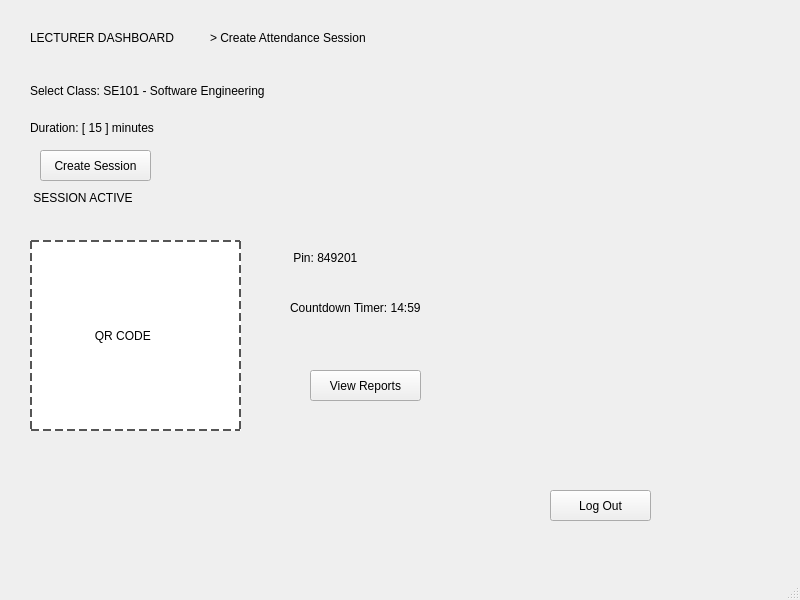
<?xml version="1.0" encoding="UTF-8"?>
<ui version="4.0">
 <class>LecturerDashboard</class>
 <widget class="QMainWindow" name="LecturerDashboard">
  <property name="geometry">
   <rect>
    <x>0</x>
    <y>0</y>
    <width>800</width>
    <height>600</height>
   </rect>
  </property>
  <property name="windowTitle">
   <string>MainWindow</string>
  </property>
  <widget class="QWidget" name="centralwidget">
   <widget class="QLabel" name="lblHeader">
    <property name="geometry">
     <rect>
      <x>30</x>
      <y>30</y>
      <width>191</width>
      <height>16</height>
     </rect>
    </property>
    <property name="font">
     <font>
      <pointsize>9</pointsize>
     </font>
    </property>
    <property name="text">
     <string>LECTURER DASHBOARD</string>
    </property>
   </widget>
   <widget class="QLabel" name="label">
    <property name="geometry">
     <rect>
      <x>210</x>
      <y>30</y>
      <width>231</width>
      <height>16</height>
     </rect>
    </property>
    <property name="font">
     <font>
      <pointsize>9</pointsize>
     </font>
    </property>
    <property name="text">
     <string>&gt; Create Attendance Session</string>
    </property>
   </widget>
   <widget class="QLabel" name="cmbClass">
    <property name="geometry">
     <rect>
      <x>30</x>
      <y>80</y>
      <width>281</width>
      <height>21</height>
     </rect>
    </property>
    <property name="font">
     <font>
      <pointsize>9</pointsize>
     </font>
    </property>
    <property name="text">
     <string>Select Class: SE101 - Software Engineering</string>
    </property>
   </widget>
   <widget class="QLabel" name="spnDuration">
    <property name="geometry">
     <rect>
      <x>30</x>
      <y>120</y>
      <width>171</width>
      <height>16</height>
     </rect>
    </property>
    <property name="text">
     <string>Duration: [ 15 ] minutes</string>
    </property>
   </widget>
   <widget class="QLabel" name="label_6">
    <property name="geometry">
     <rect>
      <x>30</x>
      <y>190</y>
      <width>161</width>
      <height>16</height>
     </rect>
    </property>
    <property name="text">
     <string> SESSION ACTIVE</string>
    </property>
   </widget>
   <widget class="QLabel" name="label_7">
    <property name="geometry">
     <rect>
      <x>80</x>
      <y>440</y>
      <width>71</width>
      <height>16</height>
     </rect>
    </property>
    <property name="text">
     <string/>
    </property>
   </widget>
   <widget class="QLabel" name="lblPin">
    <property name="geometry">
     <rect>
      <x>290</x>
      <y>250</y>
      <width>121</width>
      <height>16</height>
     </rect>
    </property>
    <property name="font">
     <font>
      <pointsize>9</pointsize>
     </font>
    </property>
    <property name="text">
     <string> Pin: 849201</string>
    </property>
   </widget>
   <widget class="QLabel" name="lblTimer">
    <property name="geometry">
     <rect>
      <x>290</x>
      <y>300</y>
      <width>201</width>
      <height>16</height>
     </rect>
    </property>
    <property name="font">
     <font>
      <pointsize>9</pointsize>
     </font>
    </property>
    <property name="text">
     <string>Countdown Timer: 14:59</string>
    </property>
   </widget>
   <widget class="QLabel" name="lblQRCode">
    <property name="geometry">
     <rect>
      <x>30</x>
      <y>240</y>
      <width>211</width>
      <height>191</height>
     </rect>
    </property>
    <property name="styleSheet">
     <string notr="true">border: 1.5px dashed #555555;
background-color: white;
color: black;</string>
    </property>
    <property name="text">
     <string>                  QR CODE</string>
    </property>
   </widget>
   <widget class="QPushButton" name="btnCreateSession">
    <property name="geometry">
     <rect>
      <x>40</x>
      <y>150</y>
      <width>111</width>
      <height>31</height>
     </rect>
    </property>
    <property name="text">
     <string>Create Session</string>
    </property>
   </widget>
   <widget class="QPushButton" name="btnLogout">
    <property name="geometry">
     <rect>
      <x>550</x>
      <y>490</y>
      <width>101</width>
      <height>31</height>
     </rect>
    </property>
    <property name="text">
     <string>Log Out</string>
    </property>
   </widget>
   <widget class="QPushButton" name="btnViewReport">
    <property name="geometry">
     <rect>
      <x>310</x>
      <y>370</y>
      <width>111</width>
      <height>31</height>
     </rect>
    </property>
    <property name="text">
     <string>View Reports</string>
    </property>
   </widget>
  </widget>
  <widget class="QMenuBar" name="menubar">
   <property name="geometry">
    <rect>
     <x>0</x>
     <y>0</y>
     <width>800</width>
     <height>26</height>
    </rect>
   </property>
  </widget>
  <widget class="QStatusBar" name="statusbar"/>
 </widget>
 <resources/>
 <connections/>
</ui>
